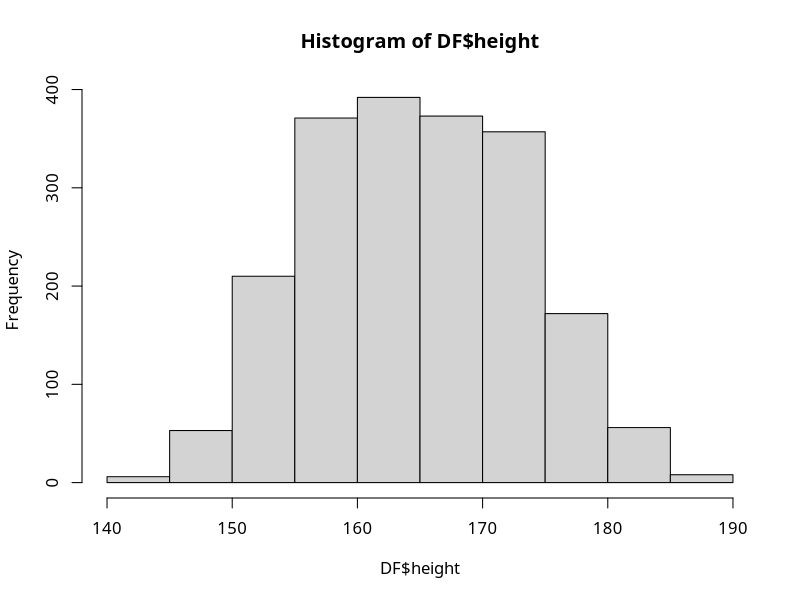
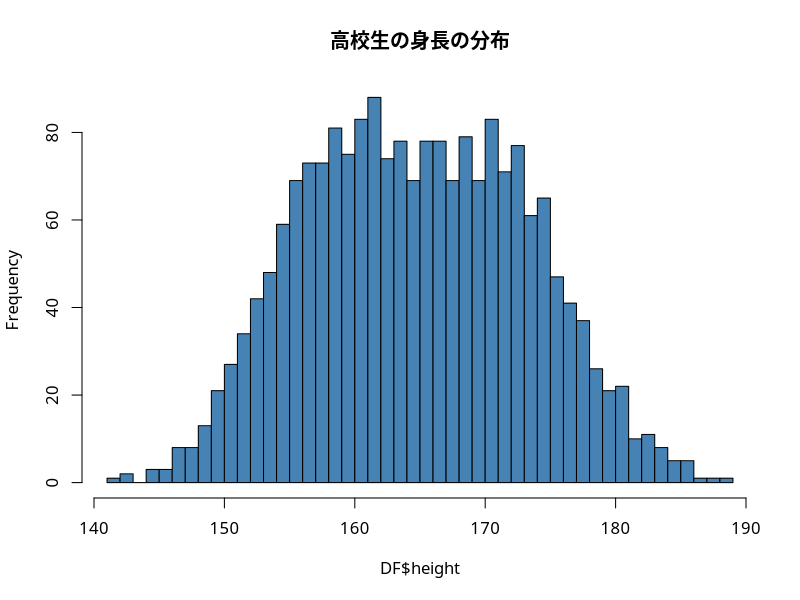
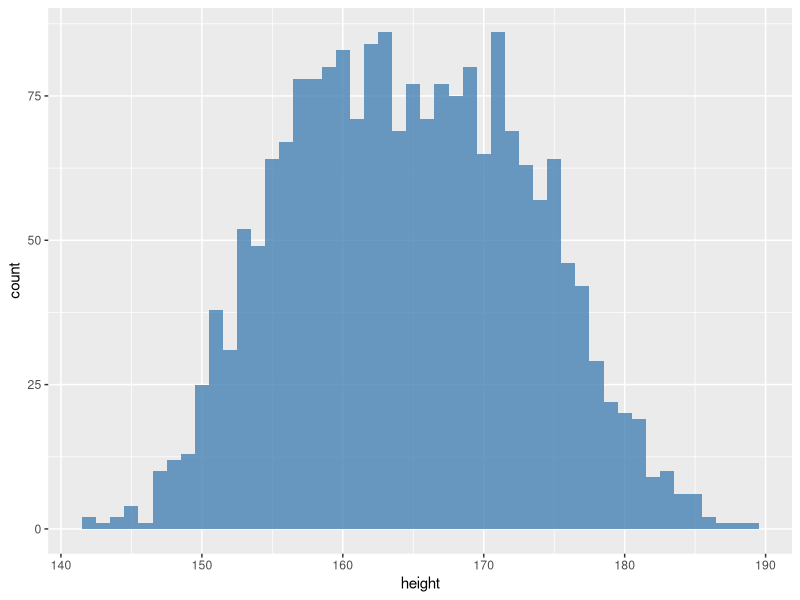
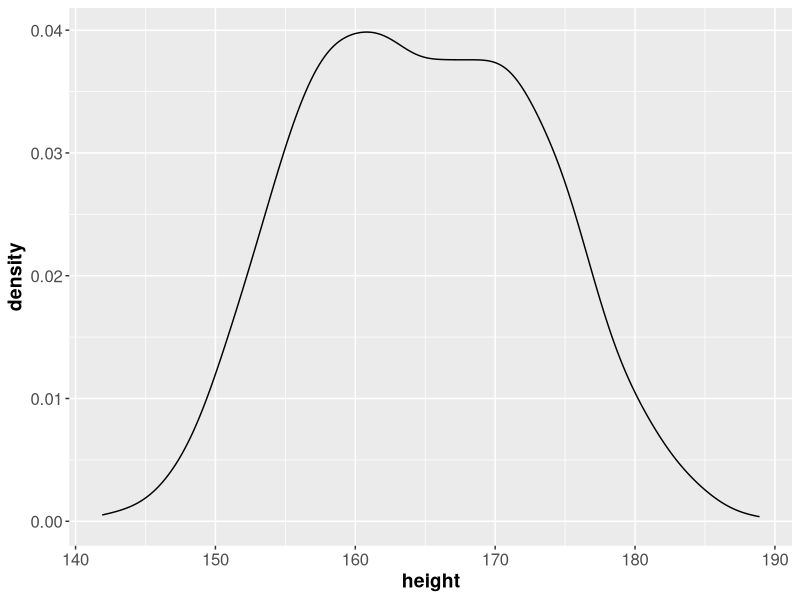
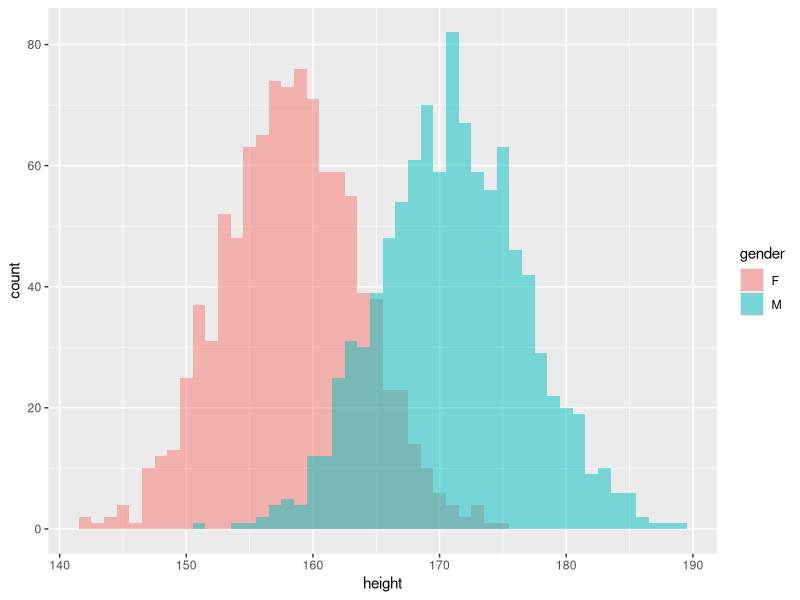
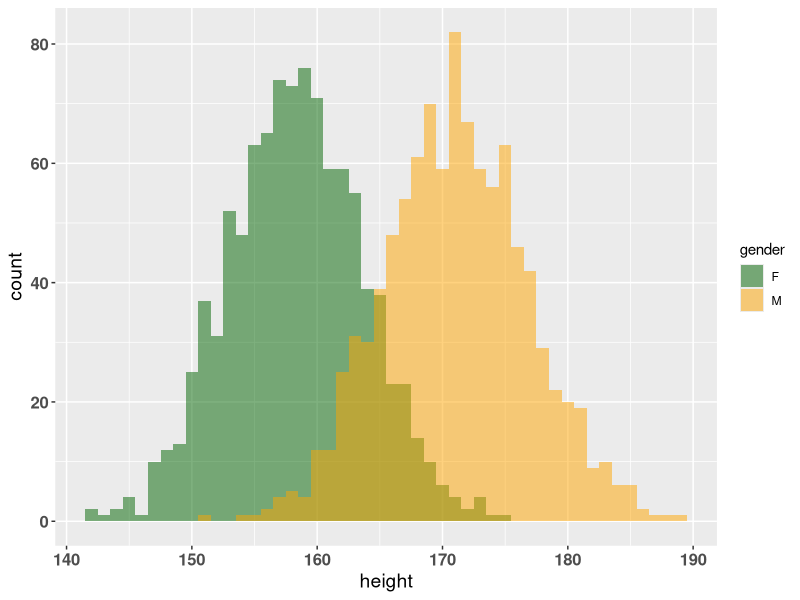
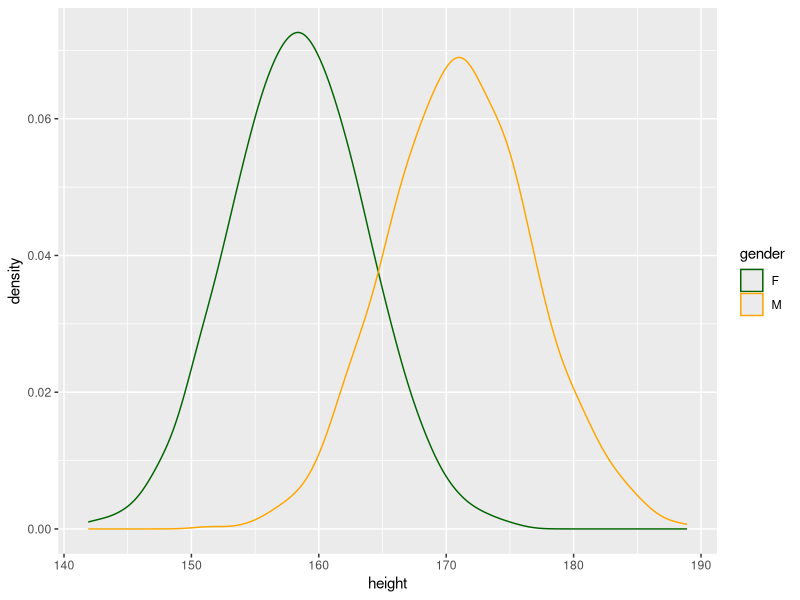
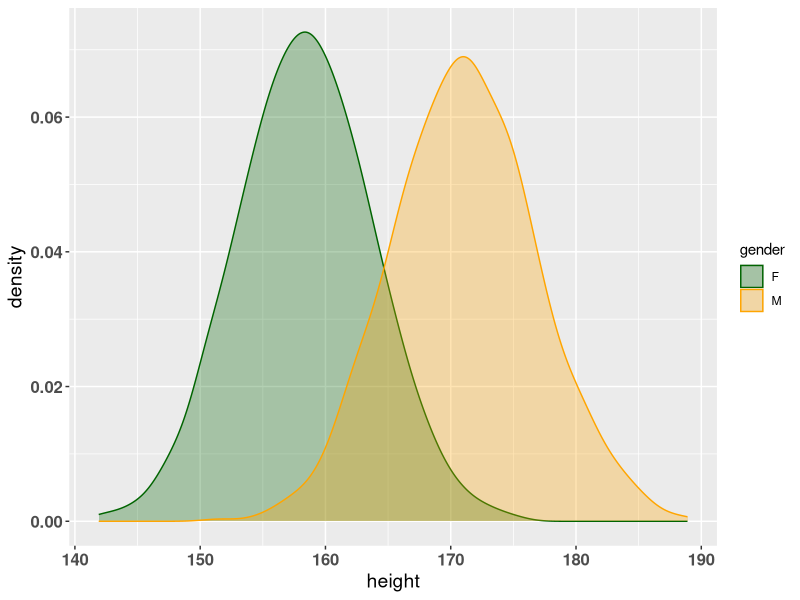

Here is the R script that generated these plots, in order:
setwd("~/Dev/data-science-book/ch03/")  # current directoryを設定
par(family = "HiraKakuProN-W3")  # 描画の文字設定をmac用に変更

#分布の形を捉える

#高校生の身長データを読み込む
DF <- read.table( "height.csv", 
                  sep = ",",                #カンマ区切りのファイル
                  header = TRUE,            #1行目はヘッダー(列名)
                  stringsAsFactors = FALSE) #文字列を文字列型で取込む

#データの構造と項目の一覧を確認する
str(DF)

#データフレームの先頭を表示
head(DF)

#身長のヒストグラムを描く
hist(DF$height)

#色、分割数を変えてタイトルをつける
hist(DF$height, col="steelblue", breaks=50,
     main="高校生の身長の分布")


#ライブラリggplot2を使って描く
library(ggplot2)  #ライブラリの読み込み
#変数（データ項目）はaes()の中に、定数は外に書く
ggplot(DF)+                         #データフレームの指定
  geom_histogram( aes(height),       #描画の対象となる変数
                  fill="steelblue",  #塗り色の指定
                  alpha=0.8,         #透明度の指定
                  binwidth=1 )       #階級の幅(例では1cm刻み)

#密度プロットを描く
ggplot(DF)+                          #データフレームの指定 
  geom_density( aes(height) ) +          #描画の対象となる変数
  theme(axis.text=element_text(size=12), #文字サイズの指定 
       axis.title=element_text(size=14,face="bold"))


#性別で色分けしてヒストグラムを描く
ggplot(DF)+                          #データフレームの指定
  geom_histogram( aes(x   =height,     #描画の対象となる変数
                      fill=gender),    #塗り分けの対象となる変数
                  position="identity", #重ねて描くという指定
                  alpha=0.5,           #透明度の指定
                  binwidth=1 )         #階級の幅(例では1cm刻み)

#色を指定することも可能
ggplot(DF)+                          #データフレームの指定
  geom_histogram( aes(x   =height,     #描画の対象となる変数
                      fill=gender),    #塗り分けの対象となる変数
                  position="identity", #重ねて描くという指定
                  alpha=0.5,           #透明度の指定
                  binwidth=1 )+        #階級の幅(例では1cm刻み)
  #色分けの指定を足す
  #注意：前の行から+でつなげるのを忘れないこと）
  scale_fill_manual( values=c("darkgreen", "orange") )+
  #軸の文字サイズを変更する
  theme(axis.text =element_text(size=12, face="bold"), #軸の数値
        axis.title=element_text(size=14) )             #軸の名称

#性別で色分けして密度プロットを描く
ggplot(DF)+                          #データフレームの指定
  geom_density( aes(x    =height,      #描画の対象となる変数
                    color=gender) )+   #色分けの対象となる変数
  #色分けの指定を足す
  scale_color_manual( values=c("darkgreen", "orange") )

#中を塗ることも可能
ggplot(DF)+                          #データフレームの指定
  geom_density( aes(x    =height,      #描画の対象となる変数
                    color=gender,      #色分けの対象となる変数
                    fill =gender),     #塗り分けの対象となる変数
                    alpha=0.3  )+      #透明度の指定
  #色分けの指定を足す
  scale_color_manual( values=c("darkgreen", "orange") )+
  scale_fill_manual(  values=c("darkgreen", "orange") )+
  #軸の文字サイズとタイトルのフォントを変更する
  theme(axis.text =element_text(size=12, face="bold"), #軸の数値
        axis.title=element_text(size=14) )             #軸の名称


#性別でグループ分けをしてボックスプロットを描く
boxplot(DF$height ~ DF$gender,       #値(縦軸)とグループ分けを指定
                     col="orange")     #色の指定

boxplot(DF$height ~ DF$gender,       #値(縦軸)とグループ分けを指定
                     col="orange",     #色の指定
                     horizontal=T,     #向きの指定（Tで横、Fで縦）
        main="高校生の身長の分布")     #タイトル


#ライブラリggplot2を使って描く
ggplot(DF)+                          #データフレームの指定
  geom_boxplot( aes(y    =height,      #縦軸の変数
                    x    =gender,      #グループ化を行う変数
                    fill =gender),     #塗り分けの対象となる変数
                    alpha=0.7 )        #透明度の指定

#バイオリンプロットを描く
ggplot(DF)+                          #データフレームの指定
  geom_violin(  aes(y    =height,      #縦軸の変数
                    x    =gender,      #グループ化を行う変数
                    fill =gender),     #塗り分けの対象となる変数
                    alpha=0.5 )        #透明度の指定

#バイオリンプロットにボックスプロットを重ねて描く
ggplot(DF)+                          #データフレームの指定
  geom_violin(  aes(y    =height,      #縦軸の変数
                    x    =gender,      #グループ化を行う変数
                    fill =gender),     #塗り分けの対象となる変数
                    alpha=0.5 )+       #データフレームの指定
  geom_boxplot( aes(y    =height,      #縦軸の変数
                    x    =gender),     #グループ分けを行う変数
                    fill ="grey",      #色の指定
                    width=.2,          #幅を狭くする（20％）
                    alpha=0.7)+        #透明度の指定
  #色分けの指定を足す
  scale_color_manual( values=c("darkgreen", "orange") )+
  scale_fill_manual(  values=c("darkgreen", "orange") )
